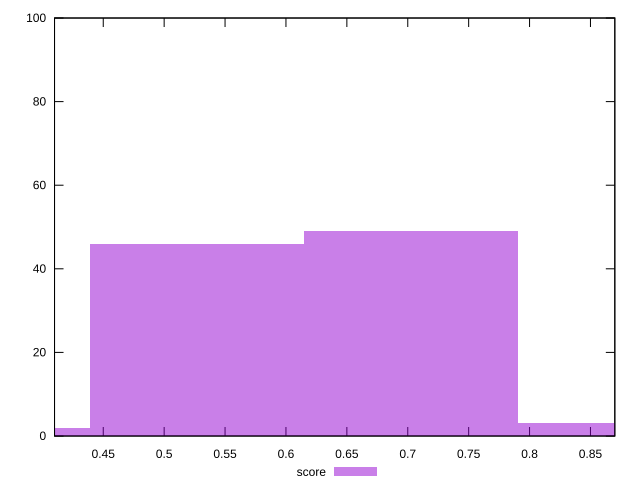

Write the gnuplot code that produced this figure.
reset

$score <<EOF
0.5268284021756002 46
0.702437869567467 49
0.8780473369593338 3
0.3512189347837335 2
EOF

set key outside below
set boxwidth 0.17560946739186675
set xrange [0.41:0.87]
set yrange [0:100]
set trange [0:100]
set style fill transparent solid 0.5 noborder
set terminal svg size 640, 490 enhanced background rgb 'white'
set output "report_00015_2021-02-09T16-11-33.973Z/uses-http2/samples/pages+cached+noadtech+nomedia/score/histogram.svg"

plot $score title "score" with boxes

reset
